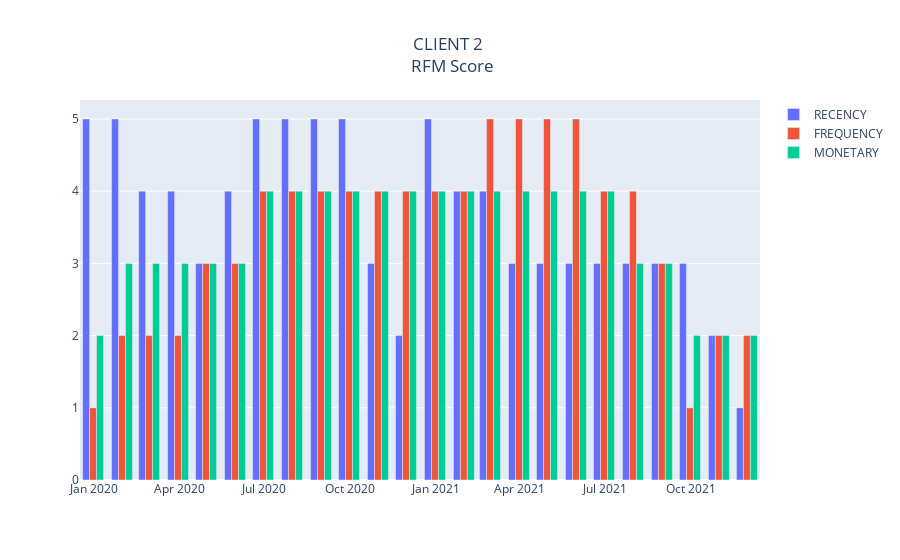

The notebook cell this image was saved under:
### Code cell
costumer = '20494305'
x = dfinal[dfinal['ID']==costumer].PERIOD

trace1 = go.Bar(x = x,
                y = dfinal[dfinal['ID']==costumer].RECENCY_QUINTILE,
                name = 'RECENCY',
                text = dfinal[dfinal['ID']==costumer].CLASS)
trace2 = go.Bar(x = x,
                y = dfinal[dfinal['ID']==costumer].FREQUENCY_QUINTILE,
                name = 'FREQUENCY',
                text = dfinal[dfinal['ID']==costumer].CLASS)
trace3 = go.Bar(x = x,
                y = dfinal[dfinal['ID']==costumer].MONETARY_QUINTILE,
                name = 'MONETARY',
                text = dfinal[dfinal['ID']==costumer].CLASS)

data = [trace1, trace2, trace3]

layout = go.Layout(title = 'CLIENT 2 <br> RFM Score',
                   title_x = 0.5)
fig = go.Figure(data=data, layout=layout)
py.iplot(fig)

### Figure 1 — Plotly figure (JSON) as saved in the notebook; plotly's stock layout.template omitted (floating-point values rounded to 4 significant figures)
{"data": [{"name": "RECENCY", "text": ["POTENCIAL", "POTENCIAL", "POTENCIAL", "POTENCIAL", "ATTENCION", "POTENCIAL", "LOYAL", "LOYAL", "LOYAL", "LOYAL", "LOYAL", "DANGER", "LOYAL", "LOYAL", "LOYAL", "LOYAL", "LOYAL", "LOYAL", "LOYAL", "LOYAL", "ATTENCION", "ABOUTO_SLEEP", "HIBERNATING", "LOST"], "type": "bar", "x": ["2019-12-31T00:00:00", "2020-01-31T00:00:00", "2020-02-29T00:00:00", "2020-03-31T00:00:00", "2020-04-30T00:00:00", "2020-05-31T00:00:00", "2020-06-30T00:00:00", "2020-07-31T00:00:00", "2020-08-31T00:00:00", "2020-09-30T00:00:00", "2020-10-31T00:00:00", "2020-11-30T00:00:00", "2020-12-31T00:00:00", "2021-01-31T00:00:00", "2021-02-28T00:00:00", "2021-03-31T00:00:00", "2021-04-30T00:00:00", "2021-05-31T00:00:00", "2021-06-30T00:00:00", "2021-07-31T00:00:00", "2021-08-31T00:00:00", "2021-09-30T00:00:00", "2021-10-31T00:00:00", "2021-11-30T00:00:00"], "y": [5, 5, 4, 4, 3, 4, 5, 5, 5, 5, 3, 2, 5, 4, 4, 3, 3, 3, 3, 3, 3, 3, 2, 1]}, {"name": "FREQUENCY", "text": ["POTENCIAL", "POTENCIAL", "POTENCIAL", "POTENCIAL", "ATTENCION", "POTENCIAL", "LOYAL", "LOYAL", "LOYAL", "LOYAL", "LOYAL", "DANGER", "LOYAL", "LOYAL", "LOYAL", "LOYAL", "LOYAL", "LOYAL", "LOYAL", "LOYAL", "ATTENCION", "ABOUTO_SLEEP", "HIBERNATING", "LOST"], "type": "bar", "x": ["2019-12-31T00:00:00", "2020-01-31T00:00:00", "2020-02-29T00:00:00", "2020-03-31T00:00:00", "2020-04-30T00:00:00", "2020-05-31T00:00:00", "2020-06-30T00:00:00", "2020-07-31T00:00:00", "2020-08-31T00:00:00", "2020-09-30T00:00:00", "2020-10-31T00:00:00", "2020-11-30T00:00:00", "2020-12-31T00:00:00", "2021-01-31T00:00:00", "2021-02-28T00:00:00", "2021-03-31T00:00:00", "2021-04-30T00:00:00", "2021-05-31T00:00:00", "2021-06-30T00:00:00", "2021-07-31T00:00:00", "2021-08-31T00:00:00", "2021-09-30T00:00:00", "2021-10-31T00:00:00", "2021-11-30T00:00:00"], "y": [1, 2, 2, 2, 3, 3, 4, 4, 4, 4, 4, 4, 4, 4, 5, 5, 5, 5, 4, 4, 3, 1, 2, 2]}, {"name": "MONETARY", "text": ["POTENCIAL", "POTENCIAL", "POTENCIAL", "POTENCIAL", "ATTENCION", "POTENCIAL", "LOYAL", "LOYAL", "LOYAL", "LOYAL", "LOYAL", "DANGER", "LOYAL", "LOYAL", "LOYAL", "LOYAL", "LOYAL", "LOYAL", "LOYAL", "LOYAL", "ATTENCION", "ABOUTO_SLEEP", "HIBERNATING", "LOST"], "type": "bar", "x": ["2019-12-31T00:00:00", "2020-01-31T00:00:00", "2020-02-29T00:00:00", "2020-03-31T00:00:00", "2020-04-30T00:00:00", "2020-05-31T00:00:00", "2020-06-30T00:00:00", "2020-07-31T00:00:00", "2020-08-31T00:00:00", "2020-09-30T00:00:00", "2020-10-31T00:00:00", "2020-11-30T00:00:00", "2020-12-31T00:00:00", "2021-01-31T00:00:00", "2021-02-28T00:00:00", "2021-03-31T00:00:00", "2021-04-30T00:00:00", "2021-05-31T00:00:00", "2021-06-30T00:00:00", "2021-07-31T00:00:00", "2021-08-31T00:00:00", "2021-09-30T00:00:00", "2021-10-31T00:00:00", "2021-11-30T00:00:00"], "y": [2, 3, 3, 3, 3, 3, 4, 4, 4, 4, 4, 4, 4, 4, 4, 4, 4, 4, 4, 3, 3, 2, 2, 2]}], "layout": {"title": {"text": "CLIENT 2 <br> RFM Score", "x": 0.5}}}
